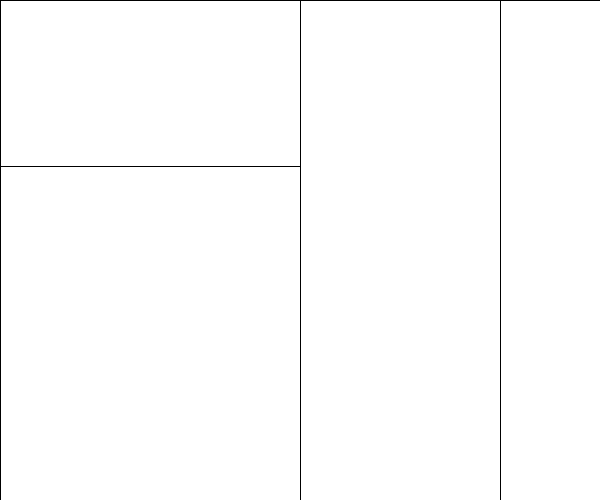
Frame 1 (no input)
Frame 60 (the mouse pressed at the canvas centre just before this capture): identical to frame 1, image omitted
Frame 120 (the mouse held since frame 60 and released just before this capture): identical to frame 1, image omitted

The Processing sketch that drew this single still picture (run headless with seeded random() and noise(); from frame 60 on, the mouse is pressed at the canvas centre):

// Processing sketch: rectangles_9_13_2016
// ── rectangles_9_13_2016.pde
void setup(){
  size(600,500); 
  background(255,255,255);
  rect(0,0,300,500/3);
  rect(0,500/3,300,500-500/3);
  rect(300,0,200,500);
  rect(500,0,100,500);
}

void draw(){}

void mouseMoved(){
  if(mouseX < 300 && mouseY < 500/3){
    fill(255,255,0);
  }
  else{
    fill(255,255,255);
  }
  rect(0,0,300,500/3);
  if(mouseX < 300 && mouseY > 500/3){
    fill(0,255,0);
  }
  else{
    fill(255,255,255);
  }
  rect(0,500/3,300,500-500/3);
  if(mouseX > 300){
    fill(0,0,255);
  }
  else{
    fill(255,255,255);
  }
  rect(300,0,200,500);
  if(mouseX > 500){
    fill(0,0,0);
  }
  else if(mouseX > 300 && mouseX < 500){
    fill(0,0,255);
  }
  else{
    fill(255,255,255);
  }
  rect(500,0,100,500);
}
